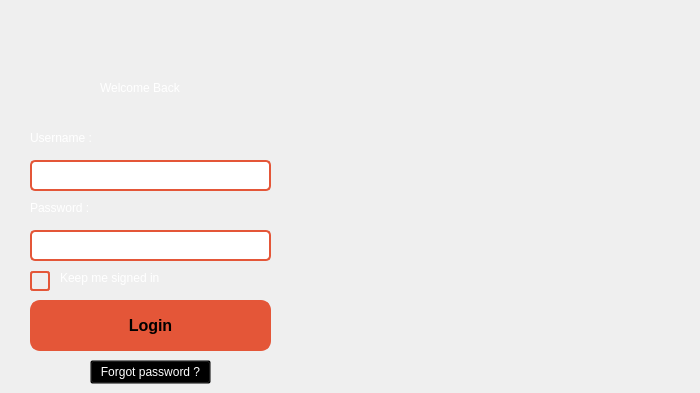
    <widget class="QWidget" name="page0">
     <widget class="QPushButton" name="Login">
      <property name="geometry">
       <rect>
        <x>30</x>
        <y>300</y>
        <width>241</width>
        <height>51</height>
       </rect>
      </property>
      <property name="font">
       <font>
        <family>Leelawadee UI</family>
        <pointsize>-1</pointsize>
        <bold>true</bold>
       </font>
      </property>
      <property name="mouseTracking">
       <bool>true</bool>
      </property>
      <property name="styleSheet">
       <string notr="true">QPushButton {
    background-color: #E45638;
    color: black;
    border: 2px solid #E45638;
    border-radius: 10px;
    padding: 10px 20px;
    font-size: 16px;
    font-weight: bold;
    text-align: center;
    transition: background-color 0.3s, transform 0.2s, box-shadow 0.3s, color 0.3s; /* Include color transition */
    box-shadow: 0 4px 8px rgba(0, 0, 0, 0.2);
}

QPushButton:hover {
    background-color: #D14829;
    border: 2px solid #D14829;
    cursor: crosshair; /* Change cursor to crosshair on hover */
    transform: scale(1.1);
    box-shadow: 0 6px 12px rgba(0, 0, 0, 0.3);
    text-shadow: 1px 1px 3px rgba(0, 0, 0, 0.5);
    filter: brightness(1.1);
    color: white; /* Change text color on hover */
}

QPushButton:pressed {
    background-color: #B23A24;
    border: 2px solid #B23A24;
    transform: scale(0.95);
    box-shadow: 0 4px 8px rgba(0, 0, 0, 0.15);
}

QPushButton:disabled {
    background-color: #e0e0e0;
    color: #b0b0b0;
    border: 2px solid #e0e0e0;
    cursor: not-allowed;
    box-shadow: none;
}
</string>
      </property>
      <property name="text">
       <string>Login</string>
      </property>
     </widget>
     <widget class="QLabel" name="label_3">
      <property name="geometry">
       <rect>
        <x>60</x>
        <y>270</y>
        <width>111</width>
        <height>16</height>
       </rect>
      </property>
      <property name="styleSheet">
       <string notr="true">background-color: transparent;
color: rgb(255, 255, 255);
font: 700 9pt &quot;Segoe UI&quot;;</string>
      </property>
      <property name="text">
       <string>Keep me signed in </string>
      </property>
     </widget>
     <widget class="QCheckBox" name="checkBox">
      <property name="geometry">
       <rect>
        <x>30</x>
        <y>270</y>
        <width>21</width>
        <height>22</height>
       </rect>
      </property>
      <property name="styleSheet">
       <string notr="true">QCheckBox::indicator {
    width: 16px;
    height: 16px;
    border: 2px solid #E45638;
    border-radius: 3px;
    background-color: transparent;
}

QCheckBox::indicator:checked {
    background-color: #E45638;
    image: url(:/qt-project.org/styles/commonstyle/images/checkbox_checked.png);
}

QCheckBox::indicator:unchecked {
    background-color: transparent;
}
</string>
      </property>
      <property name="text">
       <string/>
      </property>
     </widget>
     <widget class="QLabel" name="label_5">
      <property name="geometry">
       <rect>
        <x>30</x>
        <y>200</y>
        <width>71</width>
        <height>16</height>
       </rect>
      </property>
      <property name="styleSheet">
       <string notr="true">background-color: transparent;
color: rgb(255, 255, 255);
font: 700 9pt &quot;Segoe UI&quot;;</string>
      </property>
      <property name="text">
       <string>Password :</string>
      </property>
     </widget>
     <widget class="QLabel" name="label_6">
      <property name="geometry">
       <rect>
        <x>30</x>
        <y>130</y>
        <width>71</width>
        <height>16</height>
       </rect>
      </property>
      <property name="styleSheet">
       <string notr="true">background-color: transparent;
color: rgb(255, 255, 255);
font: 700 9pt &quot;Segoe UI&quot;;</string>
      </property>
      <property name="text">
       <string>Username :</string>
      </property>
     </widget>
     <widget class="QLabel" name="label_7">
      <property name="geometry">
       <rect>
        <x>100</x>
        <y>80</y>
        <width>91</width>
        <height>16</height>
       </rect>
      </property>
      <property name="styleSheet">
       <string notr="true">background-color: transparent;
color: rgb(255, 255, 255);
font: 700 9pt &quot;Segoe UI&quot;;</string>
      </property>
      <property name="text">
       <string>Welcome Back</string>
      </property>
     </widget>
     <widget class="QLabel" name="label">
      <property name="geometry">
       <rect>
        <x>320</x>
        <y>80</y>
        <width>371</width>
        <height>301</height>
       </rect>
      </property>
      <property name="styleSheet">
       <string notr="true">QLabel {
    background-image: url(:/images/logo.png);
    background-repeat: no-repeat;
    background-position: center;
    background-color: transparent;
}</string>
      </property>
      <property name="text">
       <string/>
      </property>
     </widget>
     <widget class="QPushButton" name="pushButton_5">
      <property name="geometry">
       <rect>
        <x>90</x>
        <y>360</y>
        <width>121</width>
        <height>24</height>
       </rect>
      </property>
      <property name="styleSheet">
       <string notr="true">background-color: transparent;
color: rgb(255, 255, 255);</string>
      </property>
      <property name="text">
       <string>Forgot password ?</string>
      </property>
     </widget>
     <widget class="QLineEdit" name="lineEdit_2">
      <property name="geometry">
       <rect>
        <x>30</x>
        <y>230</y>
        <width>241</width>
        <height>31</height>
       </rect>
      </property>
      <property name="styleSheet">
       <string notr="true">QLineEdit {
	color: rgb(255, 255, 255);
    border: 2px solid #E45638;
    border-radius: 5px;
    padding: 5px;
    selection-background-color: #E45638;
}
</string>
      </property>
     </widget>
     <widget class="QLineEdit" name="lineEdit_10">
      <property name="geometry">
       <rect>
        <x>30</x>
        <y>160</y>
        <width>241</width>
        <height>31</height>
       </rect>
      </property>
      <property name="styleSheet">
       <string notr="true">QLineEdit {
	color: rgb(255, 255, 255);
    border: 2px solid #E45638;
    border-radius: 5px;
    padding: 5px;
    selection-background-color: #E45638;
}
</string>
      </property>
     </widget>
    </widget>
